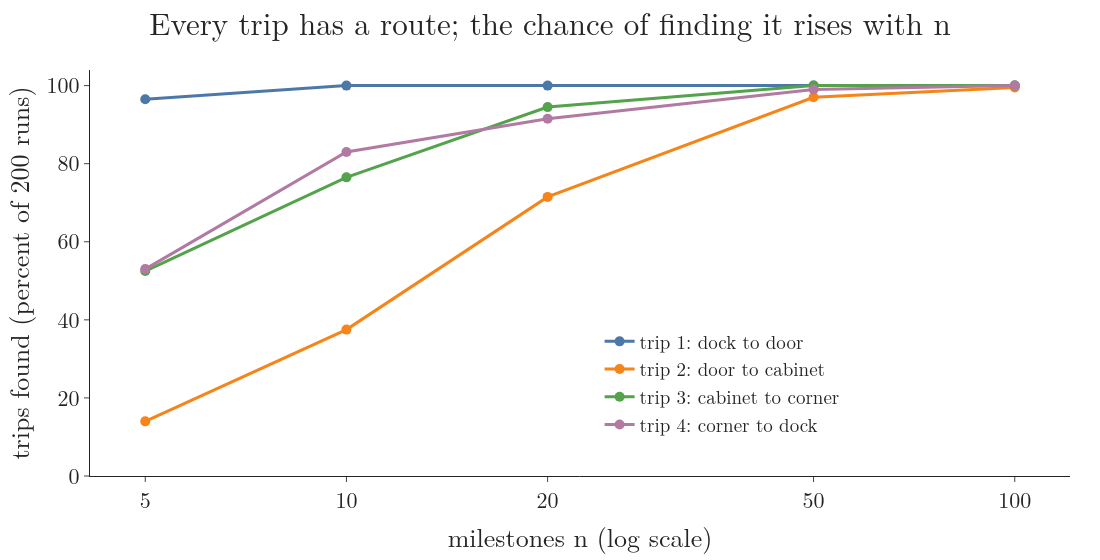

Write Python code to recreate this figure.
"""Chart: how often a roadmap of n uniform milestones (10 nearest neighbours) finds each of the four trips, over 200
runs per n (seeds 1000 to 1199), for n = 5, 10, 20, 50, 100. Every trip has a route, so each curve is the chance of
a correct answer; it rises towards 1 as n grows. Run -> success.png"""
from multiprocessing import Pool
from pathlib import Path

import numpy as np
import plotly.graph_objects as go

import prm
from gifkit import BLUE, FONT, GREEN, ORANGE, PURPLE

here = Path(__file__).parent
NS = (5, 10, 20, 50, 100)


def success(args):
    n, seed = args
    w = prm.World()
    V, E = prm.build(w, np.random.default_rng(1000 + seed), n)
    return [prm.query(w, V, E, s, g)[0] is not None for _, s, _, g in prm.TRIPS]


if __name__ == "__main__":
    with Pool(10) as pool:
        R = np.array([np.array(pool.map(success, [(n, s) for s in range(200)]), float).mean(0) for n in NS])
    assert np.allclose(R[:, 1], [0.14, 0.375, 0.715, 0.97, 0.995]) and np.allclose(R[:, 0], [0.965, 1, 1, 1, 1])
    fig = go.Figure()
    for k, (a, _, b, _) in enumerate(prm.TRIPS):
        fig.add_trace(go.Scatter(x=list(NS), y=100 * R[:, k], mode="lines+markers", name=f"trip {k + 1}: {a} to {b}",
                                 line=dict(color=[BLUE, ORANGE, GREEN, PURPLE][k], width=3), marker=dict(size=10)))
    fig.update_xaxes(type="log", tickvals=list(NS), title="milestones n (log scale)")
    fig.update_yaxes(range=[0, 104], title="trips found (percent of 200 runs)")
    fig.update_layout(template="simple_white", width=1100, height=560, font=FONT,
                      legend=dict(x=0.52, y=0.08, xanchor="left", yanchor="bottom", font=dict(size=19)),
                      title=dict(text="Every trip has a route; the chance of finding it rises with n", x=0.5),
                      margin=dict(l=90, r=30, t=70, b=70))
    fig.write_image(here / "success.png")
